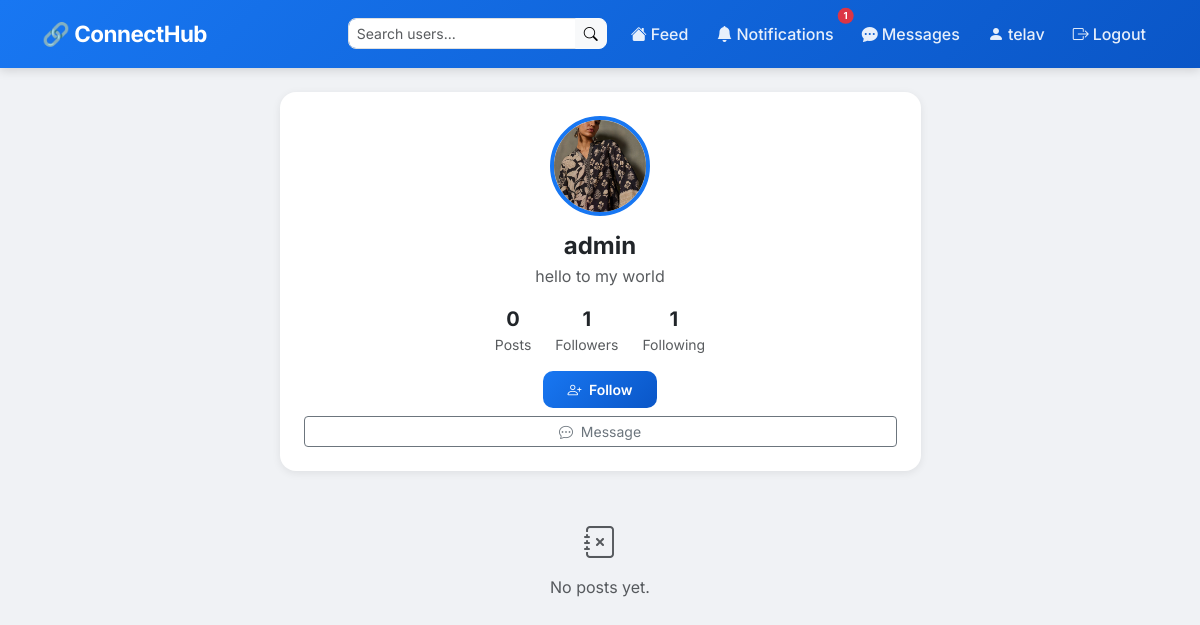
/accounts/profile/admin/ (signed in), run on the app's committed database.
### accounts/models.py (models this page shows, shortened)
class Profile(models.Model):
    user = models.OneToOneField(User, on_delete=models.CASCADE)
    bio = models.TextField(max_length=200, blank=True)
    profile_pic = models.ImageField(upload_to='profile_pics/', blank=True, null=True)
    followers = models.ManyToManyField(User, related_name='following', blank=True)
    def total_followers(self):
        return self.followers.count()
    def total_following(self):
        return Profile.objects.filter(followers=self.user).count()

### accounts/views.py (the view)
# urls.py: path('profile/<str:username>/', views.profile_view, name='profile'),
@login_required
def profile_view(request, username):
    profile_user = get_object_or_404(User, username=username)
    profile, _ = Profile.objects.get_or_create(user=profile_user)
    posts = Post.objects.filter(user=profile_user).order_by('-created_at')
    is_following = profile.followers.filter(id=request.user.id).exists()
    return render(request, 'accounts/profile.html', {
        'profile_user': profile_user,
        'profile': profile,
        'posts': posts,
        'is_following': is_following,
    })

### templates/accounts/profile.html (shortened to what this page needs)
{% extends 'base.html' %}
{% block content %}
<div class="row justify-content-center">
  <div class="col-md-7">
    <div class="card p-4 mb-4 text-center">
      {% if profile.profile_pic %}
        <img src="{{ profile.profile_pic.url }}"
             class="rounded-circle mx-auto mb-3"
             style="width:100px;height:100px;object-fit:cover;border:4px solid #1877f2;">
      {% else %}
        <div class="avatar avatar-lg mx-auto mb-3">
          {{ profile_user.username|first|upper }}
        </div>
      {% endif %}
      <h4 class="fw-bold mb-1">{{ profile_user.username }}</h4>
      <p class="text-muted mb-3">{{ profile.bio|default:"No bio yet." }}</p>
      <div class="d-flex justify-content-center gap-4 mb-3">
        <div>
          <div class="fw-bold fs-5">{{ posts.count }}</div>
          <div class="text-muted small">Posts</div>
        </div>
        <div>
          <div class="fw-bold fs-5">{{ profile.total_followers }}</div>
          <div class="text-muted small">Followers</div>
        </div>
        <div>
          <div class="fw-bold fs-5">{{ profile.total_following }}</div>
          <div class="text-muted small">Following</div>
        </div>
      </div>
      {% if profile_user == user %}
        <a href="/accounts/edit-profile/" class="btn btn-outline-primary btn-sm px-4">
          <i class="bi bi-pencil me-1"></i> Edit Profile
        </a>
      {% else %}
        <form method="POST" action="/accounts/follow/{{ profile_user.username }}/">
          <button class="btn {% if is_following %}btn-outline-primary{% else %}btn-primary{% endif %} btn-sm px-4">
            {% if is_following %}
              <i class="bi bi-person-dash me-1"></i> Unfollow
            {% else %}
              <i class="bi bi-person-plus me-1"></i> Follow
            {% endif %}
          </button>
        </form>
        <a href="/messages/{{ profile_user.username }}/"
           class="btn btn-outline-secondary btn-sm px-4 mt-2">
          <i class="bi bi-chat-dots me-1"></i> Message
        </a>
      {% endif %}
    </div>
    {% for post in posts %}
    <div class="card post-card mb-3">
      <p class="post-content mb-2">{{ post.content }}</p>
      <div class="post-meta">
        <i class="bi bi-clock me-1"></i>{{ post.created_at|timesince }} ago
        &nbsp;·&nbsp;
        <i class="bi bi-heart-fill text-danger me-1"></i>{{ post.total_likes }} likes
      </div>
    </div>
    {% empty %}
    <div class="text-center text-muted py-4">
      <i class="bi bi-journal-x" style="font-size:2rem;"></i>
      <p class="mt-2">No posts yet.</p>
    </div>
    {% endfor %}
  </div>
</div>
{% endblock %}

### templates/base.html (shortened to what this page needs)
<!DOCTYPE html>
<html lang="en">
<head>
  <link href="https://cdn.jsdelivr.net/npm/bootstrap@5.3.0/dist/css/bootstrap.min.css" rel="stylesheet"/>
  <link href="https://cdn.jsdelivr.net/npm/bootstrap-icons@1.10.5/font/bootstrap-icons.css" rel="stylesheet"/>
</head>
<body>
<nav class="navbar navbar-expand-lg mb-4">
  <div class="container">
    <a class="navbar-brand" href="/">🔗 ConnectHub</a>
    <div class="ms-auto d-flex gap-1 align-items-center">
      {% if user.is_authenticated %}
        <form method="GET" action="/accounts/search/" class="d-flex me-2">
          <div class="input-group input-group-sm">
            <input type="text" name="q" value="{{ query }}"
                   class="form-control"
                   placeholder="Search users..."
                   style="border-radius:8px 0 0 8px; min-width:160px;"/>
            <button class="btn btn-light btn-sm" style="border-radius:0 8px 8px 0;">
              <i class="bi bi-search"></i>
            </button>
          </div>
        </form>
        <a class="nav-link" href="/"><i class="bi bi-house-fill me-1"></i>Feed</a>
        <a class="nav-link position-relative" href="/notifications/">
          <i class="bi bi-bell-fill me-1"></i>Notifications
          {% with unread=request.user.notifications.all %}
          {% if unread %}
            <span class="position-absolute top-0 start-100 translate-middle badge rounded-pill bg-danger"
                  style="font-size:0.6rem;">
              {{ unread|length }}
            </span>
          {% endif %}
          {% endwith %}
        </a>
        <a class="nav-link" href="/messages/">
          <i class="bi bi-chat-dots-fill me-1"></i>Messages
        </a>
        <a class="nav-link" href="/accounts/profile/{{ user.username }}/">
          <i class="bi bi-person-fill me-1"></i>{{ user.username }}
        </a>
        <a class="nav-link" href="/accounts/logout/">
          <i class="bi bi-box-arrow-right me-1"></i>Logout
        </a>
      {% else %}
        <a class="nav-link" href="/accounts/login/">Login</a>
        <a class="nav-link" href="/accounts/register/">Register</a>
      {% endif %}
    </div>
  </div>
</nav>
<div class="container">
  {% block content %}{% endblock %}
</div>
</body>
</html>

### templates/base.html (style rules this page uses)
* { font-family: 'Inter', sans-serif; }
body { background: #f0f2f5; }
.navbar { background: linear-gradient(135deg, #1877f2, #0a56c7); box-shadow: 0 2px 10px rgba(0,0,0,0.15); padding: 12px 0; }
.navbar-brand { color: white !important; font-size: 1.4rem; font-weight: 700; letter-spacing: -0.5px; }
.nav-link { color: rgba(255,255,255,0.9) !important; font-weight: 500; transition: all 0.2s; border-radius: 8px; padding: 6px 12px !important; }
.card { border: none; border-radius: 16px; box-shadow: 0 2px 8px rgba(0,0,0,0.08); transition: box-shadow 0.2s; }
.btn-primary { background: linear-gradient(135deg, #1877f2, #0a56c7); border: none; border-radius: 10px; font-weight: 600; padding: 8px 20px; transition: all 0.2s; }
.form-control { border-radius: 10px; border: 1.5px solid #e0e0e0; padding: 10px 14px; transition: all 0.2s; }

### data on the page
Profile: profile_pic (picture), bio "hello to my world", total_followers "1", total_following "1"

### other printed values
{{ unread|length }} "1"
{{ user.username }} "telav"
{{ profile_user.username }} "admin"
{{ posts.count }} "0"
